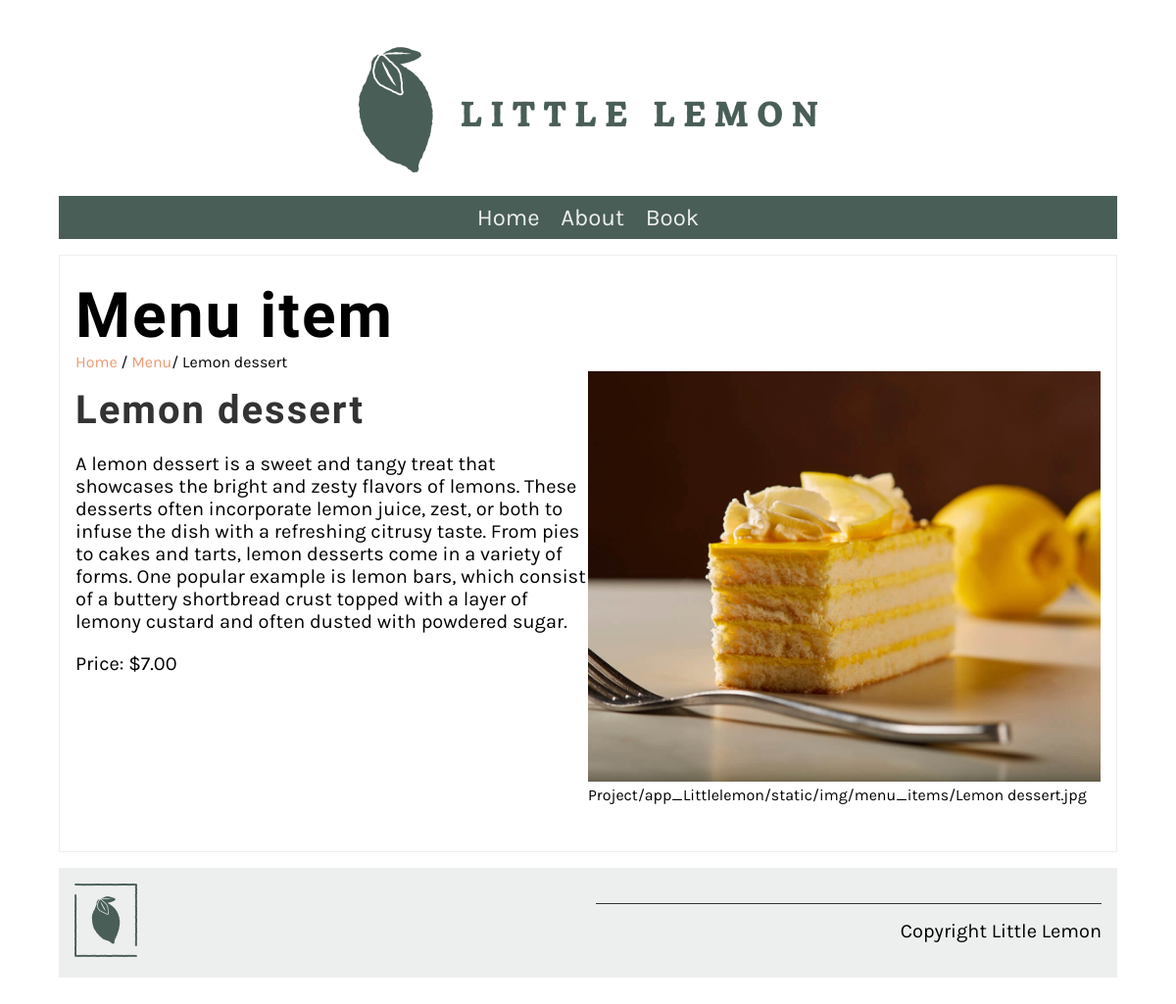
Page /menu_item/4/ on the committed database.
### app_Littlelemon/models.py (models this page shows, shortened)
class Menu(models.Model):
   name = models.CharField(max_length=200)
   price = models.IntegerField()
   description = models.TextField(max_length=1000,default="")

### app_Littlelemon/views.py (the view)
# urls.py: path('menu_item/<int:pk>/', views.display_menu_items, name="menu_item")
def display_menu_items(request,pk=None):
    if pk:
        menu_item = Menu.objects.get(pk=pk)
        context = {'menu_item':menu_item}
    else:
        menu_item = ''
        context = {'menu_item':menu_item}
    return render(request, 'menu_item.html', context)

### app_Littlelemon/templates/menu_item.html
{% extends 'base.html' %}
{% load static %}
{% block content %}
<section>
   <article>
      <h1>Menu item</h1>
      <span>
         <a href="{% url 'home' %}">Home</a> /
         <a href="{% url 'menu' %}">Menu</a>/
         {{menu_item.name}}
      </span>
      <div class="row">
         <div class="column">
            <h2>
                {{ menu_item.name }}
            </h2>
            <p>
                {{ menu_item.description }}
            </p>
            <p>
                Price: ${{ menu_item.price }}.00
            </p>
         </div>
         <div class="column">
            <img src="Project/app_Littlelemon/static/img/menu_items/{{menu_item.name}}.jpg" alt="{{ menu_item.name}}"/>
            Project/app_Littlelemon/static/img/menu_items/{{menu_item.name}}.jpg
        </div>
      </div>
   </article>
</section>
{% endblock %}

### app_Littlelemon/static/css/style.css (style rules this page uses)
body { font-family: 'Karla', sans-serif; margin-top: 3rem; margin-bottom: 3rem; margin-left: 5%; margin-right: 5%; }
h1, h2, h3, h4, h5, h6 { font-family: 'Markazi Text', serif; letter-spacing: 2px;; }
h1 { font-size: 4rem; margin-top: 1.5rem; margin-bottom: 0; }
h2 { font-size: 2.5rem; color: #333333; margin:1rem 0; }
p, ul { font-size: 1.25rem;; }
a { color: #EE9972; text-decoration: none; }
section { display: flex; gap: 2rem 1rem; margin-top: 1rem; margin-bottom: 1rem; flex-direction: row; }
article { flex:1; }
article img { max-width: 100%; }
main article { border: 1px solid #EDEFEE; padding-left: 1rem; padding-right: 1rem; }
.row { display: flex; flex-direction: row; width: 100%; padding-bottom: 1rem; }
.column { flex-basis: 50%; margin-bottom: 1rem; padding-bottom: 1rem; }

### rows in the picture
Menu: name "Lemon dessert", description "A lemon dessert is a sweet and tangy treat that showcases the bright and zesty flavors of lemons. These desserts often incorporate lemon juice, zest, or both to infuse the dish with a refreshing citrusy taste. From pies to cakes and tarts, lemon desserts come in a variety of forms. One popular example is lemon bars, which consist of a buttery shortbread crust topped with a layer of lemony custard and often dusted with powdered sugar.", price "7", name (picture)
